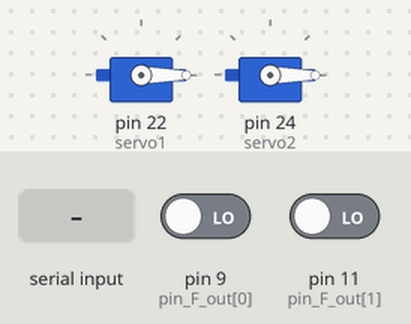
This sketch was run on a simulated Arduino Mega 2560, built with avr-gcc and run on an emulated ATmega2560. Parts: 2 × servo. The inputs (shaded band) are chosen by the test bench; at power-on: pin 9 (pin_F_out[0]) LOW, pin 11 (pin_F_out[1]) LOW. What the sketch prints to the serial monitor is not drawn.

Above: at 1.2 s.
1.3 s: "a" received over Serial
At 1.8 s:
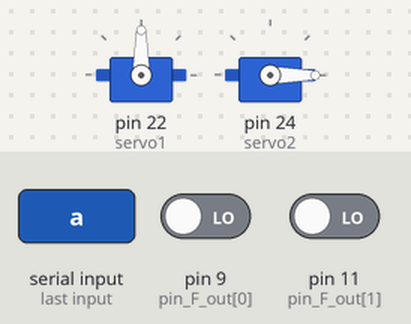
At 7.6 s:
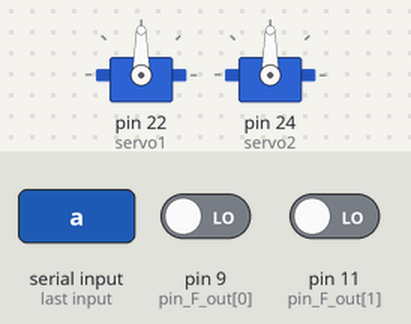
Timing chart, 0 to 8.8 s (numbered marks = the images above; inputs shaded):
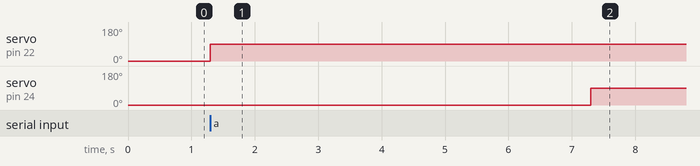

Measured:
- after the input at 1.3 s, servo on pin 22 (servo1): 0° → 90° at once; servo on pin 24 (servo2): 0° → 90° after 6.0 s

The sketch:

1029_Parking_Mega.ino
```cpp
// Arduino MegaADK


#include <Servo.h>


#define SS_PIN 53
#define RST_PIN 7
#define Close 0
#define Open 90

/*****************************************/

// 적외선
int pin_F_vcc[2]={8,10};
int pin_F_out[2]={9,11};

// 서보모터
Servo servo1;
Servo servo2;

int F_state[2] = {1,1};


/**************************************************************/

void InfraredSet(){   // 초음파, 근접센서 설정 함수
  for(int i = 0; i<2; i++){
    F_state[i] = digitalRead(pin_F_out[i]);
    //Serial.print("F_state"); Serial.print(i); Serial.print(": "); Serial.println(F_state[i]);
  }
}
/**************************************************************/

void setup() {

  Serial.begin(115200);

  // Sensor & Servo setup
  servo1.attach(22);
  servo2.attach(24);

  for(int i = 0; i<2; i++){
    pinMode(pin_F_vcc[i],OUTPUT);
    digitalWrite(pin_F_vcc[i],HIGH);
    // 근접센서
    pinMode(pin_F_out[i],INPUT);
  }
  // close set
  servo1.write(Close); servo2.write(Close);
}
char data;
void loop() {
  // Continuously operative Sensors
  InfraredSet();
  Serial.println(data);
  if(Serial.available()){
    data = Serial.read();
  }

  if(data=='a'){
    servo1.write(Open);
    delay(4000);
    if(F_state[0]==0){
      servo1.write(Open); Serial.println("servo1");
      delay(2000);
    }
    else
      servo1.write(Close);
  }

  if(data=='a'){
    servo2.write(Open); Serial.println("servo1");
    delay(4000);
    if(F_state[1]==0){
      servo2.write(Open);
      delay(2000);
    }
    else
      servo2.write(Close);
  }
}
// 1010 edited by Hyeok
```
